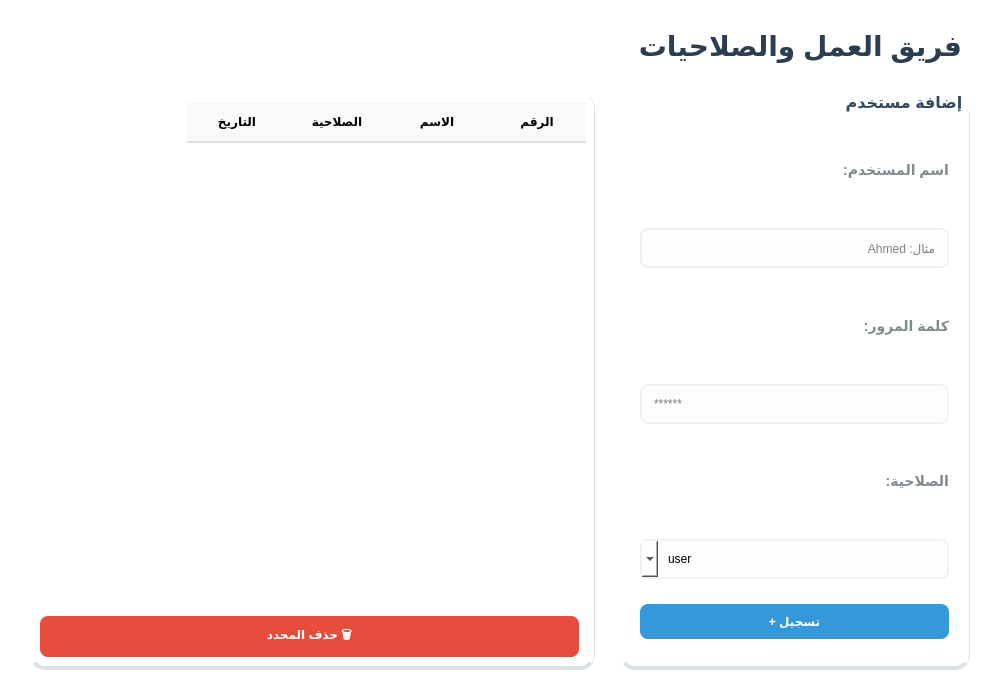
<?xml version="1.0" encoding="UTF-8"?>
<ui version="4.0">
 <class>Form</class>
 <widget class="QWidget" name="Form">
  <property name="geometry"> <rect> <x>0</x> <y>0</y> <width>1000</width> <height>700</height> </rect> </property>
  <property name="windowTitle"> <string>Users</string> </property>
  <property name="layoutDirection"> <enum>Qt::RightToLeft</enum> </property>
  <property name="styleSheet">
   <string notr="true">
    QWidget { font-family: 'Segoe UI', sans-serif; background-color: transparent; }
    
    #pageTitle { font-size: 28px; font-weight: bold; color: #2c3e50; margin-bottom: 10px; }

    /* Cards */
    #groupBox, #tableContainer {
        background-color: white;
        border-radius: 15px;
        border-bottom: 4px solid #dce1e6;
        border-right: 1px solid #dce1e6;
    }
    
    /* Form Styles */
    QGroupBox { border: none; padding-top: 15px; font-weight: bold; font-size: 16px; color: #34495e; }
    QGroupBox::title { padding: 0 10px; }
    
    QLabel { color: #7f8c8d; font-size: 14px; font-weight: 500; }
    QLineEdit, QComboBox { border: 2px solid #f0f0f0; border-radius: 8px; padding: 10px; background: #fdfdfd; }
    QLineEdit:focus { border: 2px solid #3498db; background: white; }

    /* Table */
    QTableWidget { border: none; border-radius: 10px; background: white; }
    QHeaderView::section { background-color: #f8f9fa; padding: 10px; border: none; border-bottom: 2px solid #e0e0e0; font-weight: bold; }

    /* Buttons */
    QPushButton { border-radius: 8px; padding: 10px; font-weight: bold; border: none; }
    #btnAdd { background-color: #3498db; color: white; margin-top: 10px; }
    #btnAdd:hover { background-color: #2980b9; }
    
    #btnDelete { background-color: #e74c3c; color: white; }
    #btnDelete:hover { background-color: #c0392b; }
   </string>
  </property>
  
  <layout class="QVBoxLayout" name="verticalLayout">
   <property name="spacing"> <number>20</number> </property>
   <property name="margin"> <number>30</number> </property>
   
   <item> <widget class="QLabel" name="pageTitle"> <property name="text"> <string>فريق العمل والصلاحيات</string> </property> </widget> </item>

   <item>
    <layout class="QHBoxLayout" name="horizontalLayout">
     <property name="spacing"> <number>25</number> </property>
     
     <item>
      <widget class="QGroupBox" name="groupBox">
       <property name="title"> <string>إضافة مستخدم</string> </property>
       <property name="maximumSize"> <size> <width>350</width> <height>16777215</height> </size> </property>
       <layout class="QVBoxLayout" name="verticalLayout_2">
        <property name="spacing"> <number>15</number> </property>
        <property name="margin"> <number>20</number> </property>
        
        <item> <widget class="QLabel" name="label1"> <property name="text"> <string>اسم المستخدم:</string> </property> </widget> </item>
        <item> <widget class="QLineEdit" name="inputUser"> <property name="placeholderText"> <string>مثال: Ahmed</string> </property> </widget> </item>
        
        <item> <widget class="QLabel" name="label2"> <property name="text"> <string>كلمة المرور:</string> </property> </widget> </item>
        <item> <widget class="QLineEdit" name="inputPass"> <property name="echoMode"> <enum>QLineEdit::Password</enum> </property> <property name="placeholderText"> <string>******</string> </property> </widget> </item>
        
        <item> <widget class="QLabel" name="label3"> <property name="text"> <string>الصلاحية:</string> </property> </widget> </item>
        <item> <widget class="QComboBox" name="comboRole"> <item> <property name="text"> <string>user</string> </property> </item> <item> <property name="text"> <string>admin</string> </property> </item> </widget> </item>
        
        <item> <widget class="QPushButton" name="btnAdd"> <property name="text"> <string>+ تسجيل</string> </property> </widget> </item>
        <item> <spacer name="verticalSpacer"> <property name="orientation"> <enum>Qt::Vertical</enum> </property> </spacer> </item>
       </layout>
      </widget>
     </item>

     <item>
      <widget class="QFrame" name="tableContainer">
       <layout class="QVBoxLayout" name="verticalLayout_3">
        <item> <widget class="QTableWidget" name="tableUsers"> <column> <property name="text"> <string>الرقم</string> </property> </column> <column> <property name="text"> <string>الاسم</string> </property> </column> <column> <property name="text"> <string>الصلاحية</string> </property> </column> <column> <property name="text"> <string>التاريخ</string> </property> </column> </widget> </item>
        <item> <layout class="QHBoxLayout" name="horizontalLayout_2"> <item> <spacer name="horizontalSpacer"> <property name="orientation"> <enum>Qt::Horizontal</enum> </property> </spacer> </item> <item> <widget class="QPushButton" name="btnDelete"> <property name="text"> <string>حذف المحدد 🗑️</string> </property> </widget> </item> </layout> </item>
       </layout>
      </widget>
     </item>
    </layout>
   </item>
  </layout>
 </widget>
</ui>
